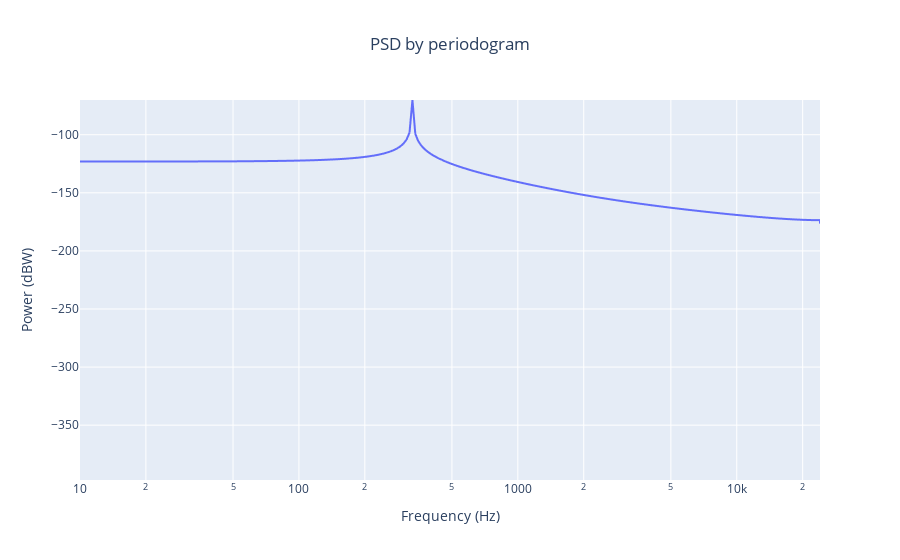

Notebook code for this chart:
### Code cell
nh.plot_freq(y, fs=48e3)

### Figure 1 — Plotly figure (JSON) as saved in the notebook; plotly's stock layout.template omitted (floating-point values rounded to 4 significant figures; data arrays with more than 128 entries replaced by an {"elided": "..."} marker saying what was removed)
{"data": [{"hovertemplate": "x=%{x}<br>y=%{y}<extra></extra>", "legendgroup": "", "line": {"color": "#636efa", "dash": "solid"}, "mode": "lines", "name": "", "showlegend": false, "type": "scattergl", "x": {"elided": "2401 int values"}, "xaxis": "x", "y": {"elided": "2401 float values"}, "yaxis": "y"}], "layout": {"autosize": true, "legend": {"tracegroupgap": 0}, "title": {"text": "PSD by periodogram", "x": 0.5}, "xaxis": {"anchor": "y", "domain": [0, 1], "range": [1, 4.38], "title": {"text": "Frequency (Hz)"}, "type": "log"}, "yaxis": {"anchor": "x", "domain": [0, 1], "range": [-397.2, -70.1], "title": {"text": "Power (dBW)"}, "type": "linear"}}}
